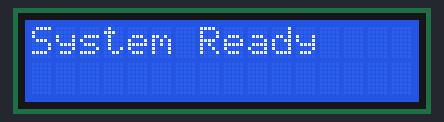
This sketch was run on a simulated ESP32. Shown: 16×2 character LCD. WiFi joins after 1.5 s; servers stay silent unless stated; no MQTT or app messages arrive unless stated; what the sketch prints to the serial monitor is not drawn.

Above: at 2.2 s.
At 4.2 s:
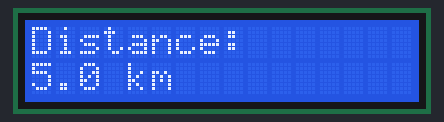
At 9.2 s:
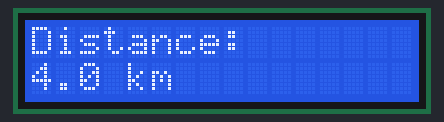
At 14.2 s:
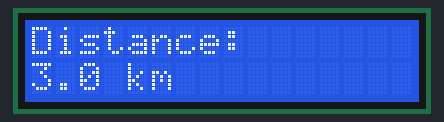
At 19.3 s:
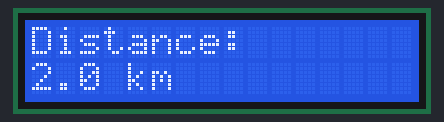
At 24.3 s:
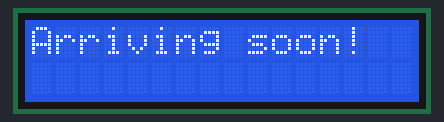

Measured:
- what the display in image 0 shows lasts 2.0 s, from 2.1 s to 4.1 s
- what the display in image 1 shows lasts 5.1 s, from 4.1 s to 9.2 s

The sketch:

sketch.ino
```cpp
#include <Wire.h>
#include <LiquidCrystal_I2C.h>
#include <WiFi.h>
#include <PubSubClient.h>
#include <math.h>  // Wi-Fi and MQTT settings

const char* ssid = "Wokwi-GUEST";
const char* password = "";
const char* mqtt_server = "broker.hivemq.com";
const int mqttPort = 1883;
const char* mqtt_topic = "bus/tracking";

// Fixed pickup point (latitude and longitude)
float pickup_lat = 12.971598;  // Latitude of the pickup point
float pickup_lon = 77.594566;  // Longitude of the pickup point

// Bus starting point (5 km away from pickup point)
float bus_lat = 12.927000;  // Starting latitude (5 km south of pickup)
float bus_lon = 77.594566;  // Starting longitude

// Movement simulation (simulating bus movement by changing coordinates)
float increment = 0.009; // Approx. 1 km of movement per update (latitude change)

// LCD setup
LiquidCrystal_I2C lcd(0x27, 16, 2);

// Wi-Fi and MQTT setup
WiFiClient espClient;
PubSubClient client(espClient);

// Function to set up MQTT connection
void setupMQTT() {
    client.setServer(mqtt_server, mqttPort);
    while (!client.connected()) {
        Serial.print("Connecting to MQTT...");
        if (client.connect("ESP32Client")) {
            Serial.println("Connected to MQTT!");
        } else {
            Serial.print("Failed: ");
            Serial.println(client.state());
            delay(2000);
        }
    }
}

// Function to publish MQTT message
void publishMQTT(float distance) {
    String message = "Distance to pickup: " + String(distance, 1) + " km";
    client.publish(mqtt_topic, message.c_str());
    Serial.println("Published: " + message);
}

// Function to update the LCD
void updateDisplay(float distance) {
    lcd.clear();
    if (distance <= 1.0) {
        lcd.print("Arriving soon!");
    } else {
        lcd.print("Distance: ");
        lcd.setCursor(0, 1);
        lcd.print(String(distance, 1) + " km");
    }
}

// Function to calculate distance between two coordinates
float calculateDistance(float lat1, float lon1, float lat2, float lon2) {
    const float R = 6371.0; // Radius of Earth in km
    float dLat = radians(lat2 - lat1);
    float dLon = radians(lon2 - lon1);
    float a = sin(dLat / 2) * sin(dLat / 2) +
              cos(radians(lat1)) * cos(radians(lat2)) *
              sin(dLon / 2) * sin(dLon / 2);
    float c = 2 * atan2(sqrt(a), sqrt(1 - a));
    return R * c;
}

void setup() {
    Serial.begin(115200);

    lcd.init();
    lcd.backlight();

    Serial.println("Connecting to WiFi...");
    WiFi.begin(ssid, password);
    while (WiFi.status() != WL_CONNECTED) {
        delay(1000);
        Serial.print(".");
    }
    Serial.println("\nWiFi connected!");
    setupMQTT();

    lcd.print("System Ready");
    delay(2000);
}

void loop() {
    if (!client.connected()) {
        setupMQTT();
    }
    client.loop();

    // Calculate distance to the pickup point
    float distance = calculateDistance(bus_lat, bus_lon, pickup_lat, pickup_lon);

    // Update display and log distance to debug
    updateDisplay(distance);
    Serial.println("Current distance: " + String(distance, 1) + " km");

    // Send MQTT message for debug
    publishMQTT(distance);

    // Simulate movement towards the pickup point only if the bus is farther than 1 km
    if (distance > 1.0) {
        // Moving towards the pickup point by decreasing latitude (moving north)
        bus_lat += increment; // Move bus closer to pickup point (north)
    } else {
        Serial.println("Bus is near the pickup point!");
    }

    delay(5000); // Simulate delay between updates
}
```

gps-neo6m.chip.c
```cpp
#include <stdio.h>
#include <math.h>
#include <unistd.h>

// GPS coordinates (starting location 5 km away from pickup point)
double bus_lat = 12.927000;
double bus_lon = 77.594566;
double pickup_lat = 12.971598;
double pickup_lon = 77.594566;
double increment = 0.009; // Approx. 1 km of movement per update (latitude change)

// Function to calculate distance between two coordinates
double calculate_distance(double lat1, double lon1, double lat2, double lon2) {
    const double R = 6371.0; // Earth's radius in km
    double dLat = (lat2 - lat1) * M_PI / 180.0;
    double dLon = (lon2 - lon1) * M_PI / 180.0;
    double a = sin(dLat / 2) * sin(dLat / 2) +
               cos(lat1 * M_PI / 180.0) * cos(lat2 * M_PI / 180.0) *
               sin(dLon / 2) * sin(dLon / 2);
    double c = 2 * atan2(sqrt(a), sqrt(1 - a));
    return R * c;
}

void simulateGpsData() {
    char nmea_sentence[100];

    // Calculate distance to pickup point
    double distance = calculate_distance(bus_lat, bus_lon, pickup_lat, pickup_lon);

    // Format a GPGGA NMEA sentence
    snprintf(nmea_sentence, sizeof(nmea_sentence),
             "$GPGGA,123519,%.6f,N,%.6f,E,1,08,0.9,545.4,M,46.9,M,,*47\n",
             bus_lat, bus_lon);

    printf("%s", nmea_sentence);
    fflush(stdout); // Ensure data is sent immediately

    // Simulate movement towards pickup point
    if (distance > 1.0) {
        bus_lat += increment;  // Move bus closer to the pickup point (north)
    } else {
        printf("Bus is within 1 km of the pickup point!\n");
    }
}

int main() {
    while (1) {
        simulateGpsData();
        sleep(5); // Simulate real-time updates every 5 seconds
    }
}
```
